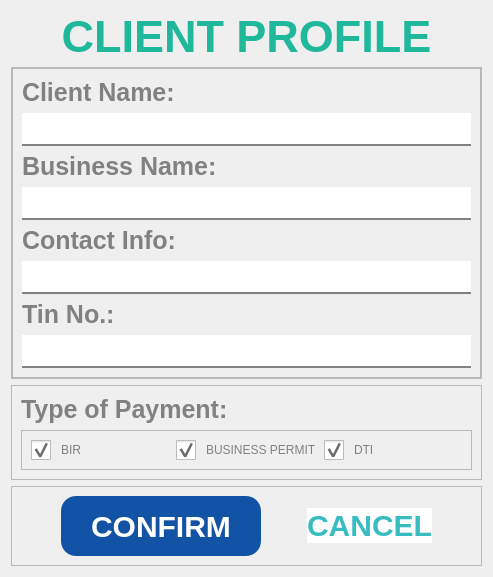
     <widget class="QWidget" name="page_15">
      <layout class="QVBoxLayout" name="verticalLayout_23">
       <item>
        <widget class="QLabel" name="label_27">
         <property name="minimumSize">
          <size>
           <width>0</width>
           <height>50</height>
          </size>
         </property>
         <property name="maximumSize">
          <size>
           <width>16777215</width>
           <height>50</height>
          </size>
         </property>
         <property name="styleSheet">
          <string notr="true">font-family: Segoe UI;
font-weight: bold;
color: #1FB89B;
font-size: 45px;
border-color: white;</string>
         </property>
         <property name="text">
          <string>CLIENT PROFILE</string>
         </property>
         <property name="alignment">
          <set>Qt::AlignCenter</set>
         </property>
        </widget>
       </item>
       <item>
        <widget class="QFrame" name="frame_36">
         <property name="frameShape">
          <enum>QFrame::StyledPanel</enum>
         </property>
         <property name="frameShadow">
          <enum>QFrame::Raised</enum>
         </property>
         <layout class="QHBoxLayout" name="horizontalLayout_23">
          <property name="spacing">
           <number>0</number>
          </property>
          <property name="leftMargin">
           <number>0</number>
          </property>
          <property name="topMargin">
           <number>0</number>
          </property>
          <property name="rightMargin">
           <number>0</number>
          </property>
          <property name="bottomMargin">
           <number>0</number>
          </property>
          <item>
           <widget class="QFrame" name="frame_37">
            <property name="frameShape">
             <enum>QFrame::StyledPanel</enum>
            </property>
            <property name="frameShadow">
             <enum>QFrame::Raised</enum>
            </property>
            <layout class="QVBoxLayout" name="verticalLayout_22">
             <item>
              <widget class="QLabel" name="label_28">
               <property name="styleSheet">
                <string notr="true">font-family: Segoe UI;
				font-weight: bold;
				color: #818181;
				font-size: 25px;

border-radius: 0px;
border-color: white;
border-width: 0px;</string>
               </property>
               <property name="text">
                <string>Client Name:</string>
               </property>
              </widget>
             </item>
             <item>
              <widget class="QLineEdit" name="client_name_lineEdit">
               <property name="styleSheet">
                <string notr="true">QLineEdit {
				font-family: Segoe UI;
				font-weight: bold;
				color: #818181;
				font-size: 25px;
                border: none;
                border-bottom: 2px solid #818181;
            }

QLineEdit::hover{
color: #565656;
border-bottom: 2px solid #565656;
}

</string>
               </property>
              </widget>
             </item>
             <item>
              <widget class="QLabel" name="label_29">
               <property name="styleSheet">
                <string notr="true">font-family: Segoe UI;
				font-weight: bold;
				color: #818181;
				font-size: 25px;

border-radius: 0px;
border-color: white;
border-width: 0px;</string>
               </property>
               <property name="text">
                <string>Business Name:</string>
               </property>
              </widget>
             </item>
             <item>
              <widget class="QLineEdit" name="business_name_lineEdit">
               <property name="styleSheet">
                <string notr="true">QLineEdit {
				font-family: Segoe UI;
				font-weight: bold;
				color: #818181;
				font-size: 25px;
                border: none;
                border-bottom: 2px solid #818181;
            }

QLineEdit::hover{
color: #565656;
border-bottom: 2px solid #565656;
}

</string>
               </property>
              </widget>
             </item>
             <item>
              <widget class="QLabel" name="label_30">
               <property name="styleSheet">
                <string notr="true">font-family: Segoe UI;
				font-weight: bold;
				color: #818181;
				font-size: 25px;

border-radius: 0px;
border-color: white;
border-width: 0px;</string>
               </property>
               <property name="text">
                <string>Contact Info:</string>
               </property>
              </widget>
             </item>
             <item>
              <widget class="QLineEdit" name="client_contactInfo_lineEdit">
               <property name="styleSheet">
                <string notr="true">QLineEdit {
				font-family: Segoe UI;
				font-weight: bold;
				color: #818181;
				font-size: 25px;
                border: none;
                border-bottom: 2px solid #818181;
            }

QLineEdit::hover{
color: #565656;
border-bottom: 2px solid #565656;
}

</string>
               </property>
              </widget>
             </item>
             <item>
              <widget class="QLabel" name="label_68">
               <property name="styleSheet">
                <string notr="true">font-family: Segoe UI;
				font-weight: bold;
				color: #818181;
				font-size: 25px;

border-radius: 0px;
border-color: white;
border-width: 0px;</string>
               </property>
               <property name="text">
                <string>Tin No.:</string>
               </property>
              </widget>
             </item>
             <item>
              <widget class="QLineEdit" name="tin_num_lineEdit">
               <property name="styleSheet">
                <string notr="true">QLineEdit {
				font-family: Segoe UI;
				font-weight: bold;
				color: #818181;
				font-size: 25px;
                border: none;
                border-bottom: 2px solid #818181;
            }

QLineEdit::hover{
color: #565656;
border-bottom: 2px solid #565656;
}

</string>
               </property>
              </widget>
             </item>
            </layout>
           </widget>
          </item>
         </layout>
        </widget>
       </item>
       <item>
        <widget class="QFrame" name="frame_40">
         <property name="frameShape">
          <enum>QFrame::StyledPanel</enum>
         </property>
         <property name="frameShadow">
          <enum>QFrame::Raised</enum>
         </property>
         <layout class="QVBoxLayout" name="verticalLayout_24">
          <item>
           <widget class="QLabel" name="label_31">
            <property name="styleSheet">
             <string notr="true">font-family: Segoe UI;
				font-weight: bold;
				color: #818181;
				font-size: 25px;

border-radius: 0px;
border-color: white;
border-width: 0px;</string>
            </property>
            <property name="text">
             <string>Type of Payment:</string>
            </property>
           </widget>
          </item>
          <item>
           <widget class="QFrame" name="frame_38">
            <property name="frameShape">
             <enum>QFrame::StyledPanel</enum>
            </property>
            <property name="frameShadow">
             <enum>QFrame::Raised</enum>
            </property>
            <layout class="QHBoxLayout" name="horizontalLayout_25">
             <item>
              <widget class="QCheckBox" name="insert_bir_checkBox">
               <property name="styleSheet">
                <string notr="true">QCheckBox {
    spacing: 10px; /* Space between checkbox and text */
    font: bold 15px &quot;Segoe UI&quot;;
    color: #818181; /* Text color */
}

QCheckBox::indicator {
        width: 20px;  /* Set the width */
        height: 20px; /* Set the height */
    }</string>
               </property>
               <property name="text">
                <string>BIR</string>
               </property>
               <property name="checkable">
                <bool>true</bool>
               </property>
               <property name="checked">
                <bool>true</bool>
               </property>
              </widget>
             </item>
             <item>
              <widget class="QCheckBox" name="insert_bp_checkBox">
               <property name="styleSheet">
                <string notr="true">QCheckBox {
    spacing: 10px; /* Space between checkbox and text */
    font: bold 15px &quot;Segoe UI&quot;;
    color: #818181; /* Text color */
}

QCheckBox::indicator {
        width: 20px;  /* Set the width */
        height: 20px; /* Set the height */
    }</string>
               </property>
               <property name="text">
                <string>BUSINESS PERMIT</string>
               </property>
               <property name="checked">
                <bool>true</bool>
               </property>
              </widget>
             </item>
             <item>
              <widget class="QCheckBox" name="insert_dti_checkBox">
               <property name="styleSheet">
                <string notr="true">QCheckBox {
    spacing: 10px; /* Space between checkbox and text */
    font: bold 15px &quot;Segoe UI&quot;;
    color: #818181; /* Text color */
}

QCheckBox::indicator {
        width: 20px;  /* Set the width */
        height: 20px; /* Set the height */
    }</string>
               </property>
               <property name="text">
                <string>DTI</string>
               </property>
               <property name="checked">
                <bool>true</bool>
               </property>
              </widget>
             </item>
            </layout>
           </widget>
          </item>
         </layout>
        </widget>
       </item>
       <item>
        <widget class="QFrame" name="frame_39">
         <property name="maximumSize">
          <size>
           <width>16777215</width>
           <height>100</height>
          </size>
         </property>
         <property name="frameShape">
          <enum>QFrame::StyledPanel</enum>
         </property>
         <property name="frameShadow">
          <enum>QFrame::Raised</enum>
         </property>
         <layout class="QHBoxLayout" name="horizontalLayout_24">
          <item>
           <spacer name="horizontalSpacer_36">
            <property name="orientation">
             <enum>Qt::Horizontal</enum>
            </property>
            <property name="sizeHint" stdset="0">
             <size>
              <width>40</width>
              <height>20</height>
             </size>
            </property>
           </spacer>
          </item>
          <item>
           <widget class="QPushButton" name="add_client_confirm_btn">
            <property name="minimumSize">
             <size>
              <width>200</width>
              <height>60</height>
             </size>
            </property>
            <property name="cursor">
             <cursorShape>PointingHandCursor</cursorShape>
            </property>
            <property name="styleSheet">
             <string notr="true">QPushButton{
background-color: #1353A5;
color: white;
font-family: Segoe UI;
font-weight: bold;
font-size: 30px;
border-radius: 15px;
}

QPushButton::hover{
text-decoration: underline;
background-color: #0B3163;
}</string>
            </property>
            <property name="text">
             <string>CONFIRM</string>
            </property>
           </widget>
          </item>
          <item>
           <spacer name="horizontalSpacer_37">
            <property name="orientation">
             <enum>Qt::Horizontal</enum>
            </property>
            <property name="sizeHint" stdset="0">
             <size>
              <width>40</width>
              <height>20</height>
             </size>
            </property>
           </spacer>
          </item>
          <item>
           <widget class="QPushButton" name="add_client_cancel_btn">
            <property name="cursor">
             <cursorShape>PointingHandCursor</cursorShape>
            </property>
            <property name="styleSheet">
             <string notr="true">QPushButton{
background-color: white;
color: #38BCC2;
font-family: Segoe UI;
font-weight: bold;
font-size: 30px;
border-style: none;
}

QPushButton::hover{
text-decoration: underline;
color: #217074;
}</string>
            </property>
            <property name="text">
             <string>CANCEL</string>
            </property>
           </widget>
          </item>
          <item>
           <spacer name="horizontalSpacer_38">
            <property name="orientation">
             <enum>Qt::Horizontal</enum>
            </property>
            <property name="sizeHint" stdset="0">
             <size>
              <width>40</width>
              <height>20</height>
             </size>
            </property>
           </spacer>
          </item>
         </layout>
        </widget>
       </item>
      </layout>
     </widget>
